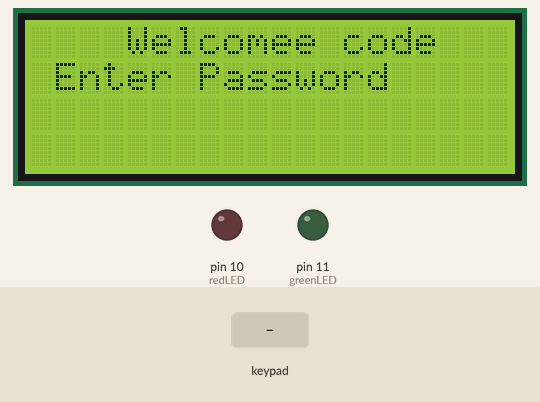
The sketch below on a simulated Arduino Uno, built with avr-gcc and run on an emulated ATmega328P. Shown: 20×4 character LCD, output pins drawn as LEDs (lit = HIGH). The inputs (shaded band) are chosen by the test bench.

Above: at 1.2 s.
1.3 s: keypad keys 1 2 3 4 pressed 0.4 s apart
At 3.6 s:
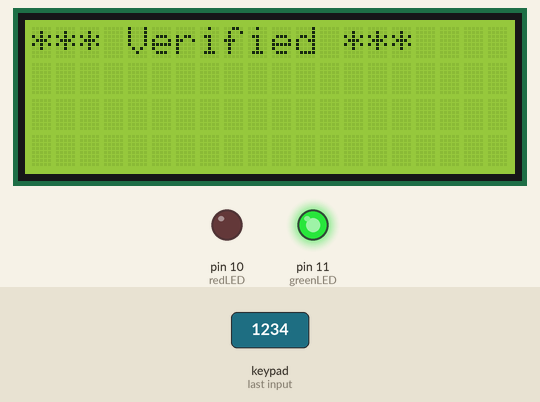
At 6.2 s:
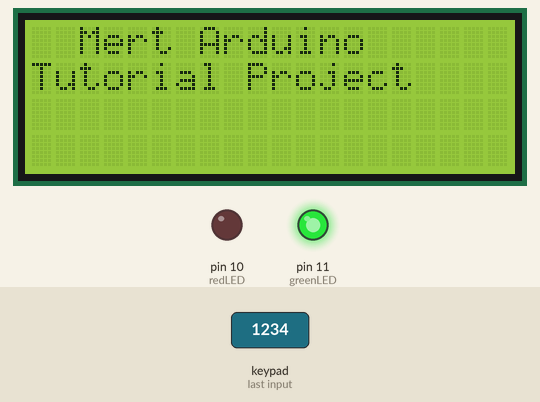
Timing chart, 0 to 7.7 s (numbered marks = the images above; inputs shaded):
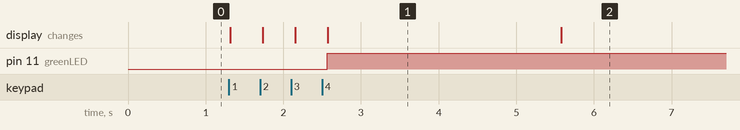

The sketch:

new_projet.ino
```cpp
/* Arduino Security System with the Keypad and LCD
 * Creator Mert KILIC - Mert Arduino Tutorial and Project
 * Please subscribe for support
 * Thanks
 */

#include <LiquidCrystal.h> //include LCD library (standard library)
#include <Keypad.h> //include keypad library - first you must install library (library link in the video description)

#define redLED 10 //define the LED pins
#define greenLED 11

char* password ="1234"; //create a password
int pressTime = 0;
int pozisyon = 0;//keypad position

const byte rows = 4; //number of the keypad's rows and columns
const byte cols = 4;

char keyMap [rows] [cols] = { //define the cymbols on the buttons of the keypad

  {'1', '2', '3', 'A'},
  {'4', '5', '6', 'B'},
  {'7', '8', '9', 'C'},
  {'*', '0', '#', 'D'}
};

byte rowPins [rows] = {1, 2, 3, 4}; //pins of the keypad
byte colPins [cols] = {5, 6, 7, 8};

Keypad myKeypad = Keypad( makeKeymap(keyMap), rowPins, colPins, rows, cols);

LiquidCrystal lcd (A0, A1, A2, A3, A4, A5); // pins of the LCD. (RS, E, D4, D5, D6, D7)

void setup(){

  lcd.begin(20, 4);

  lcd.setCursor(3,0);
  lcd.print("press the code");
  pinMode(redLED, OUTPUT);  //set the LED as an output
  pinMode(greenLED, OUTPUT);
 // setLocked (true); //state of the password
}

void loop(){

  char whichKey = myKeypad.getKey(); //define which key is pressed with getKey
  if(int(whichKey) != 0){
    lcd.setCursor(14,3);
    lcd.print(" ");
    lcd.setCursor(14,3);

    for(int l=0;l<=pressTime;++l){
      lcd.print("*");
      }
      if(whichKey == password[pressTime]){
        ++pressTime;
        if(pressTime == 4){
          Serial.println("THE SYSTEM ACTIVATED");
          digitalWrite(greenLED,HIGH);
          digitalWrite(redLED,LOW);
          pressTime = 0;
          }
          else {
            Serial.println("INCOMPLET CODE");
            }
        }
        else{
          Serial.println("INVALID CODE");
          }
    }
  lcd.setCursor(0, 0);
  lcd.print("    Welcome");
  lcd.setCursor(0, 1);
  lcd.print(" Enter Password");

  if(whichKey == '*' || whichKey == '#' || whichKey == 'A' ||       //define invalid keys
  whichKey == 'B' || whichKey == 'C' || whichKey == 'D'){

    pozisyon=0;
    setLocked (true);
    lcd.clear();
    lcd.setCursor(0, 0);
    lcd.print("  Invalid Key!");
    delay(1000);
    lcd.clear();
  }
  if(whichKey == password [pozisyon]){

    pozisyon ++;
  }
  if(pozisyon == 4){
    setLocked (false);
    lcd.clear();
    lcd.setCursor(0, 0);
    lcd.print("*** Verified ***");
    delay(3000);
    lcd.clear();
    lcd.setCursor(0, 0);
    lcd.print("  Mert Arduino");
    lcd.setCursor(0, 1);
    lcd.print("Tutorial Project");
    delay(7000);
    lcd.clear();
  }
  delay(100);
}

void setLocked(int locked){
  if(locked){
    digitalWrite(redLED, HIGH);
    digitalWrite(greenLED, LOW);
    }
    else{
      digitalWrite(redLED, LOW);
      digitalWrite(greenLED, HIGH);
    }
  }
```

Measured:
- after the input at 1.3 s, pin 11 (greenLED): LOW → HIGH after 1.3 s; the display: first changes at once (image 1 shows a later state)
- what the display in image 1 shows lasts 3.0 s, from 2.6 s to 5.6 s
